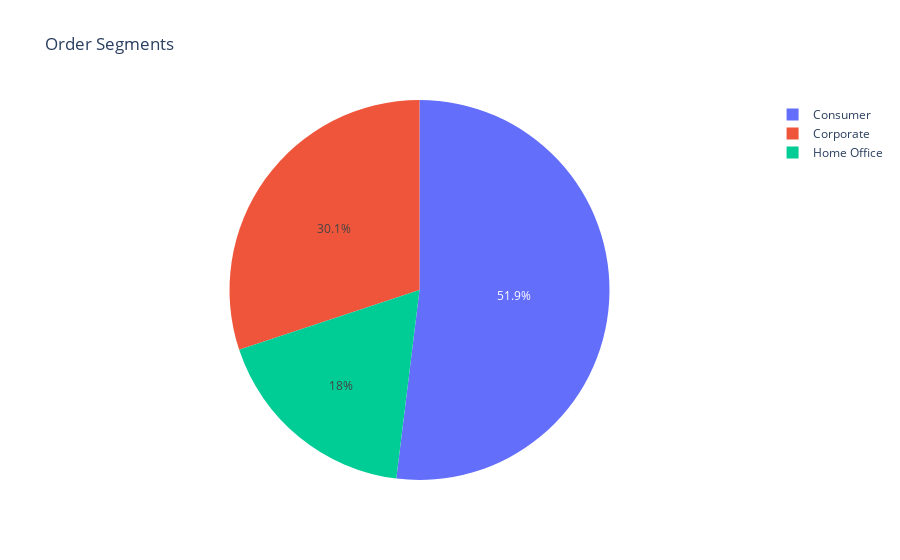

This figure's notebook cell:
### Code cell
# Write your code here (5.3) Create a pie chart to demonstrate unique segments and their count
import matplotlib.pyplot as plt
plt.pie(x=superstore_order['Segment'].value_counts(),labels=superstore_order['Segment'].unique(),autopct='%1.1f%%')
plt.title('Order Segments')
plt.legend(title = 'Segment')
plt.show()
import plotly.express as px
df_pie = pd.DataFrame({
    "segments" : superstore_order.Segment.unique(),
    "amount" : superstore_order.Segment.value_counts()
})
fig = px.pie(df_pie, values="amount", names ="segments", title = "Order Segments")
fig.show()

### Figure 1 — Plotly figure (JSON) as saved in the notebook; plotly's stock layout.template omitted (floating-point values rounded to 4 significant figures)
{"data": [{"domain": {"x": [0, 1], "y": [0, 1]}, "hovertemplate": "segments=%{label}<br>amount=%{value}<extra></extra>", "labels": ["Consumer", "Corporate", "Home Office"], "legendgroup": "", "name": "", "showlegend": true, "type": "pie", "values": [4613, 2673, 1594]}], "layout": {"legend": {"tracegroupgap": 0}, "title": {"text": "Order Segments"}}}
